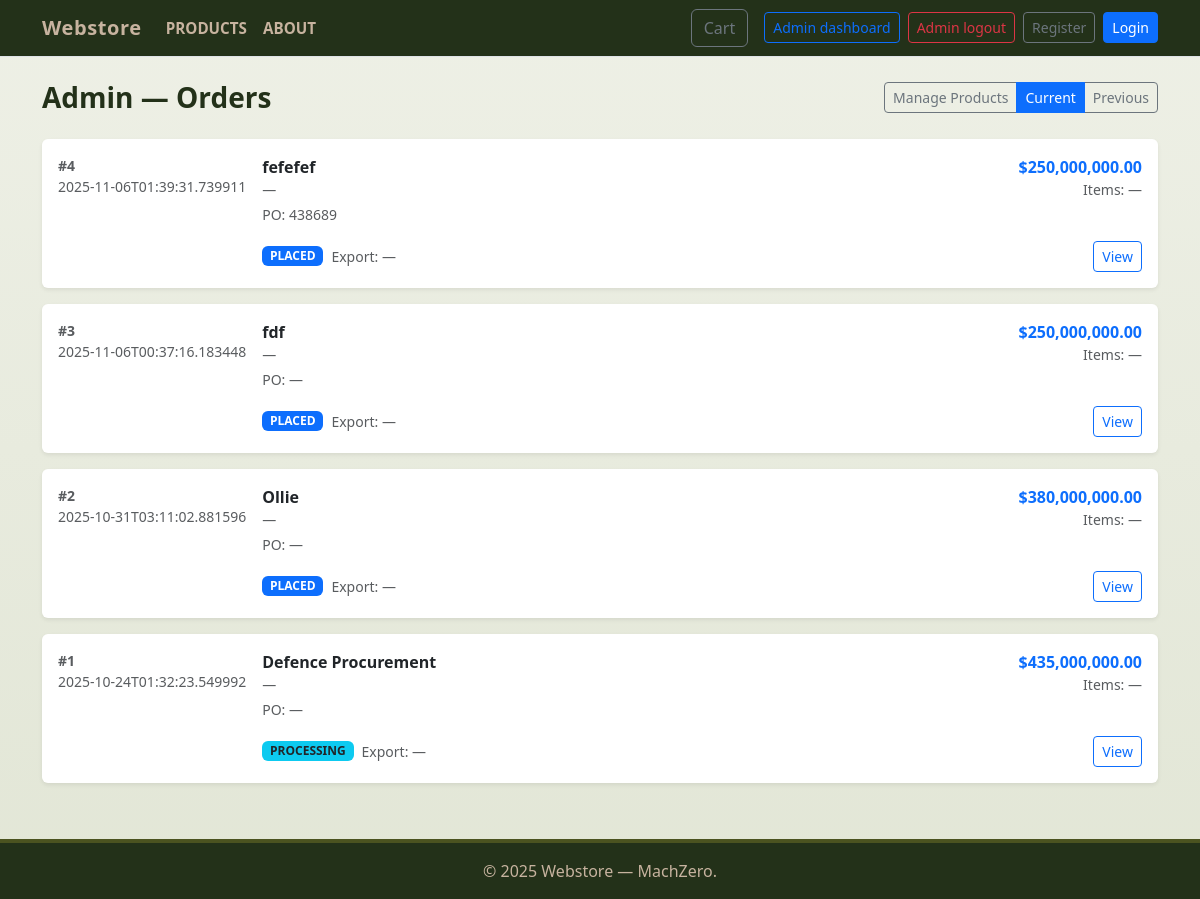
The app's page /admin/orders (signed in), older data.
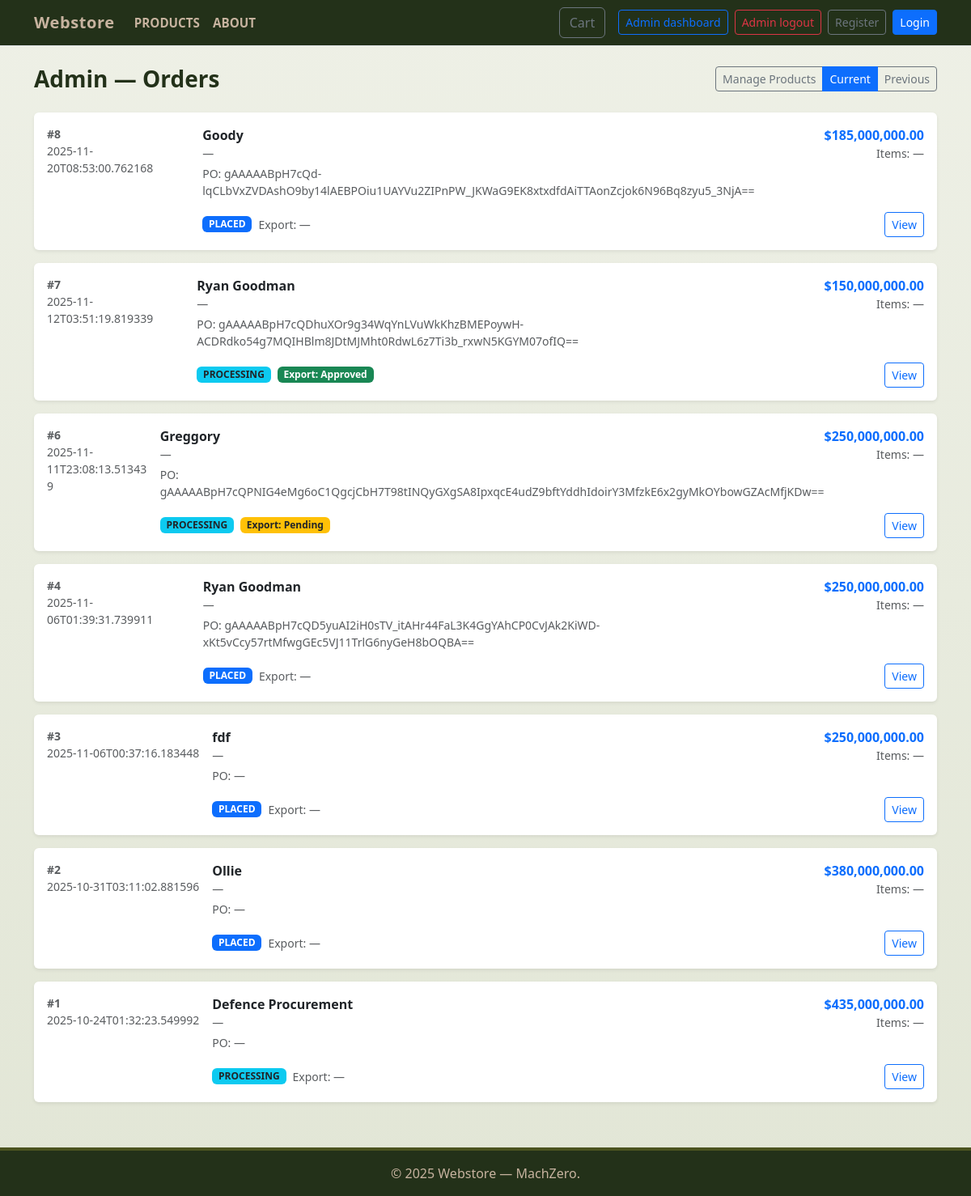
The same page, newer data.
### tables this page shows
CREATE TABLE orders (
        id INTEGER PRIMARY KEY,
        customer_id INTEGER NOT NULL,
        total REAL NOT NULL,
        status TEXT NOT NULL,
        created_at TEXT NOT NULL, agency TEXT, authorized_officer TEXT, official_email TEXT, position_clearance TEXT, contact_number TEXT, po_number TEXT, contract_reference TEXT, funding_source TEXT, auth_doc TEXT, vendor_id TEXT, end_user_cert TEXT, export_license_status TEXT, delivery_location TEXT, required_delivery_date TEXT, payment_method TEXT, declaration_agreed INTEGER, digital_signature TEXT,
        FOREIGN KEY(customer_id) REFERENCES customers(id) ON DELETE CASCADE
    );

CREATE TABLE customers (
        id INTEGER PRIMARY KEY,
        name TEXT NOT NULL,
        email TEXT UNIQUE NOT NULL,
        phone TEXT,
        address TEXT,
        created_at TEXT NOT NULL
    , password TEXT);

### app.py (the view)
@app.route("/admin/orders")
@login_required
def admin_orders():
    db = get_db()
    filt = request.args.get("filter", "current")
    if filt == "previous":
        rows = db.execute(
            "SELECT o.*, c.name AS customer_name FROM orders o LEFT JOIN customers c ON o.customer_id = c.id "
            "WHERE o.status IN ('completed','shipped','cancelled') ORDER BY o.created_at DESC"
        ).fetchall()
    else:
        rows = db.execute(
            "SELECT o.*, c.name AS customer_name FROM orders o LEFT JOIN customers c ON o.customer_id = c.id "
            "WHERE o.status NOT IN ('completed','shipped','cancelled') ORDER BY o.created_at DESC"
        ).fetchall()
    return render_template("admin_orders.html", orders=rows, filter=filt)

### app.py (called while the page is built, shortened)
def login_required(f):
    @wraps(f)
    def wrapped(*args, **kwargs):
        if not session.get("is_admin"):
            return redirect(url_for("admin_login", next=request.path))
        return f(*args, **kwargs)
    return wrapped

def get_db():
    if 'db' not in g:
        conn = sqlite3.connect(DB_PATH)
        conn.row_factory = sqlite3.Row
        conn.execute("PRAGMA foreign_keys = ON;")
        g.db = conn
    return g.db

@app.context_processor
def inject_cart_count():
    cart = session.get("cart", {}) if session is not None else {}
    try:
        count = sum(int(v) for v in cart.values()) if cart else 0
    except Exception:
        count = 0
    return {"cart_count": count}

@app.before_request
def enforce_session_timeout():
    if request.path.startswith(("/static", "/sw.js", "/favicon.ico", "/admin/debug", "/admin/uploads")):
        return
    now_ts = datetime.now(timezone.utc).timestamp()
    last = session.get("last_active")
    timeout_secs = SESSION_TIMEOUT_MINUTES * 60
    created = session.get("created_at")
    if session.get("customer_id") or session.get("is_admin"):
        session["last_active"] = now_ts
        if "created_at" not in session:
            session["created_at"] = now_ts

### templates/admin_orders.html (shortened to what this page needs)
<!doctype html>
<html lang="en">
<head>
  <link href="https://cdn.jsdelivr.net/npm/bootstrap@5.3.0/dist/css/bootstrap.min.css" rel="stylesheet">
  <link rel="stylesheet" href="{{ url_for('static', filename='css/styles.css') }}">
</head>
<body>
  {% include 'navbar.html' %}
  <main class="container py-4">
    <div class="d-flex justify-content-between align-items-center mb-4">
      <h3 class="mb-0 fw-bold">Admin — Orders</h3>
      <div class="btn-group" role="group" aria-label="admin actions">
        <a href="{{ url_for('admin_products') }}" class="btn btn-sm btn-outline-secondary">Manage Products</a>
        <a href="{{ url_for('admin_orders', filter='current') }}" class="btn btn-sm btn-outline-primary {% if filter!='previous' %}active{% endif %}">Current</a>
        <a href="{{ url_for('admin_orders', filter='previous') }}" class="btn btn-sm btn-outline-secondary {% if filter=='previous' %}active{% endif %}">Previous</a>
      </div>
    </div>
    {% if orders %}
      <div class="row g-3">
        {% for o in orders %}
          <div class="col-12">
            <div class="card shadow-sm border-0">
              <div class="card-body d-flex flex-column flex-md-row align-items-start">
                <div class="me-3 text-muted small" style="min-width:110px;">
                  <div class="fw-semibold">#{{ o.id }}</div>
                  <div class="text-muted">{{ o.created_at }}</div>
                </div>
                <div class="flex-grow-1">
                  <div class="d-flex justify-content-between align-items-start">
                    <div>
                      <div class="fw-semibold">{{ o.customer_name or '—' }}</div>
                      <div class="small text-muted">{{ o.customer_email or '—' }}</div>
                      <div class="small text-muted mt-1">PO: {{ o.po_number or '—' }}</div>
                    </div>
                    <div class="text-end">
                      <div class="fw-semibold text-primary">${{ "{:,.2f}".format(o.total) }}</div>
                      <div class="small text-muted">Items: {{ o.item_count if o.item_count is defined else '—' }}</div>
                    </div>
                  </div>
                  <div class="mt-3 d-flex flex-wrap gap-2 align-items-center">
                    {% set s = (o.status or '') %}
                    {% if s == 'placed' %}
                      <span class="badge bg-primary text-uppercase small">{{ s }}</span>
                    {% elif s == 'processing' %}
                      <span class="badge bg-info text-dark text-uppercase small">{{ s }}</span>
                    {% elif s == 'shipped' %}
                      <span class="badge bg-secondary text-uppercase small">{{ s }}</span>
                    {% elif s == 'completed' %}
                      <span class="badge bg-success text-uppercase small">{{ s }}</span>
                    {% elif s == 'cancelled' %}
                      <span class="badge bg-danger text-uppercase small">{{ s }}</span>
                    {% else %}
                      <span class="badge bg-secondary text-uppercase small">{{ s }}</span>
                    {% endif %}
                    {% set e = o.export_license_status %}
                    {% if e %}
                      {% if e == 'Approved' %}
                        <span class="badge bg-success small">Export: {{ e }}</span>
                      {% elif e == 'Pending' %}
                        <span class="badge bg-warning text-dark small">Export: {{ e }}</span>
                      {% elif e == 'Exempt' %}
                        <span class="badge bg-info text-dark small">Export: {{ e }}</span>
                      {% else %}
                        <span class="badge bg-secondary small">Export: {{ e }}</span>
                      {% endif %}
                    {% else %}
                      <span class="text-muted small">Export: —</span>
                    {% endif %}
                    <div class="ms-auto">
                      <a class="btn btn-sm btn-outline-primary" href="{{ url_for('admin_order_detail', order_id=o.id) }}">View</a>
                    </div>
                  </div>
                </div>
              </div>
            </div>
          </div>
        {% endfor %}
      </div>
    {% else %}
      <div class="card shadow-sm">
        <div class="card-body text-center text-muted">
          No orders found.
        </div>
      </div>
    {% endif %}
  </main>
<footer>
  <div class="container">
    &copy; {{ 2025 }} Webstore — MachZero.
  </div>
</footer>
</body>
</html>

### templates/navbar.html (shortened to what this page needs)
<nav class="navbar navbar-expand-lg navbar-light bg-light border-bottom">
  <div class="container">
    <a class="navbar-brand" href="{{ url_for('index') }}">Webstore</a>
    <div class="collapse navbar-collapse" id="navMain">
      <ul class="navbar-nav me-auto mb-2 mb-lg-0">
        <li class="nav-item"><a class="nav-link" href="{{ url_for('products') }}">Products</a></li>
        <li class="nav-item"><a class="nav-link" href="{{ url_for('about') }}">About</a></li>
      </ul>
      <div class="d-flex align-items-center">
        <a class="btn btn-outline-secondary position-relative me-3" href="{{ url_for('cart_view') }}">
          Cart
        </a>
        {% if session.get('is_admin') %}
          <a class="btn btn-sm btn-outline-primary me-2" href="{{ url_for('admin_products') }}">Admin dashboard</a>
          <a class="btn btn-sm btn-outline-danger me-2" href="{{ url_for('admin_logout') }}">Admin logout</a>
        {% else %}
          <a class="btn btn-sm btn-outline-secondary me-2" href="{{ url_for('admin_login') }}">Admin login</a>
        {% endif %}
        {% if session.get('customer_name') %}
          <span class="me-2 small text-muted">Hello, {{ session.get('customer_name') }}</span>
          <a class="btn btn-sm btn-outline-danger" href="{{ url_for('logout') }}">Logout</a>
        {% else %}
          <a class="btn btn-sm btn-outline-secondary me-2" href="{{ url_for('register') }}">Register</a>
          <a class="btn btn-sm btn-primary" href="{{ url_for('login') }}">Login</a>
        {% endif %}
      </div>
    </div>
  </div>
</nav>

### static/css/styles.css (style rules this page uses)
:root { --olive: #4b5320; --army-dark: #233119; --khaki: #c7b39f; --sand: #e6dcc8; --accent: #8b1f1f; --white: #ffffff; --navy: #001a66; }
body { background: linear-gradient(180deg, #eef0e6 0%, #e2e6d6 100%); color: var(--army-dark); font-family: "Segoe UI", Roboto, "Helvetica Neue", Arial, sans-serif; margin: 0; }
body { transition: opacity 320ms ease-in-out; will-change: opacity; }
.navbar { background: var(--army-dark) !important; border-bottom: 4px solid var(--olive); }
.navbar .navbar-brand { color: var(--khaki) !important; font-weight: 800; letter-spacing: .6px; }
.navbar .nav-link { color: var(--khaki) !important; font-weight: 600; text-transform: uppercase; font-size: 0.95rem; }
footer { background: var(--army-dark); color: var(--khaki); border-top: 4px solid var(--olive); padding: 1rem 0; margin-top: 2rem; text-align: center; }

Row changes from the older to the newer data that the page shows:
added orders: id "8", created_at "2025-11-20T08:53:00.762168", name "Goody", customer_email "—", po_number "gAAAAABpH7cQd-lqCLbVxZVDAshO9by14lAEBPOiu1UAYVu2ZIPnPW_JKWaG9EK8xtxdfdAiTTAonZcjok6N96Bq8zyu5_3NjA==", total "185,000,000.00", item_count "—", status "PLACED", shows "Export: —"
added orders: id "7", created_at "2025-11-12T03:51:19.819339", name "Ryan Goodman", customer_email "—", po_number "gAAAAABpH7cQDhuXOr9g34WqYnLVuWkKhzBMEPoywH-ACDRdko54g7MQIHBlm8JDtMJMht0RdwL6z7Ti3b_rxwN5KGYM07ofIQ==", total "150,000,000.00", item_count "—", status "PROCESSING", export_license_status "Approved"
added orders: id "6", created_at "2025-11-11T23:08:13.513439", name "Greggory", customer_email "—", po_number "gAAAAABpH7cQPNIG4eMg6oC1QgcjCbH7T98tINQyGXgSA8IpxqcE4udZ9bftYddhIdoirY3MfzkE6x2gyMkOYbowGZAcMfjKDw==", total "250,000,000.00", item_count "—", status "PROCESSING", export_license_status "Pending"
changed orders id 4: name "fefefef" → "Ryan Goodman"; po_number "438689" → "gAAAAABpH7cQD5yuAI2iH0sTV_itAHr44FaL3K4GgYAhCP0CvJAk2KiWD-xKt5vCcy57rtMfwgGEc5VJ11TrlG6nyGeH8bOQBA=="
